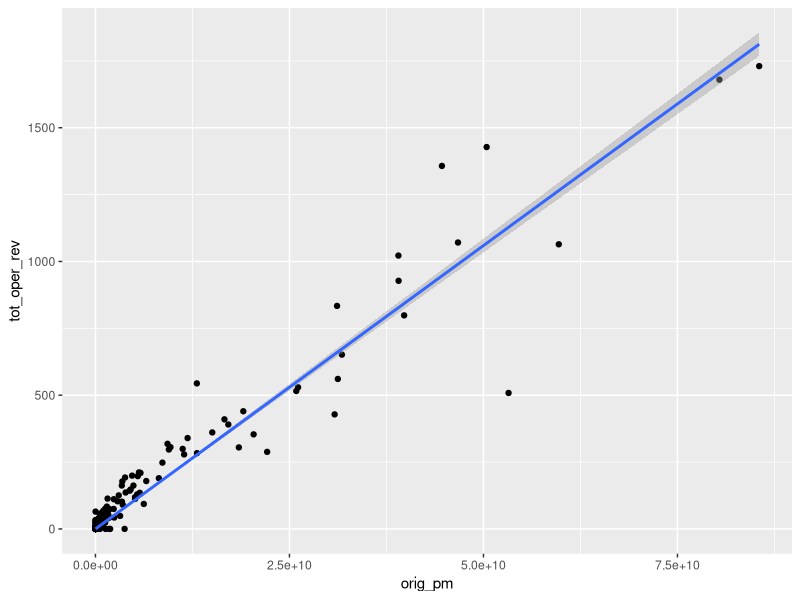
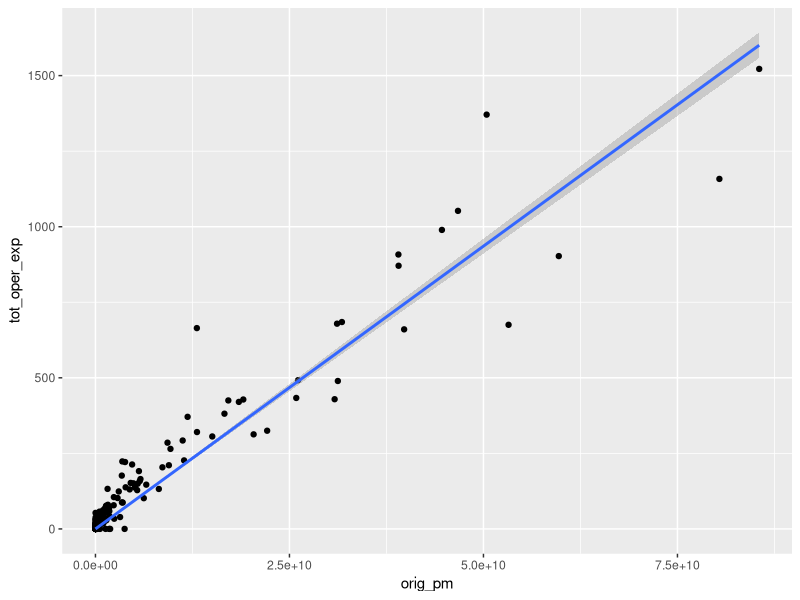
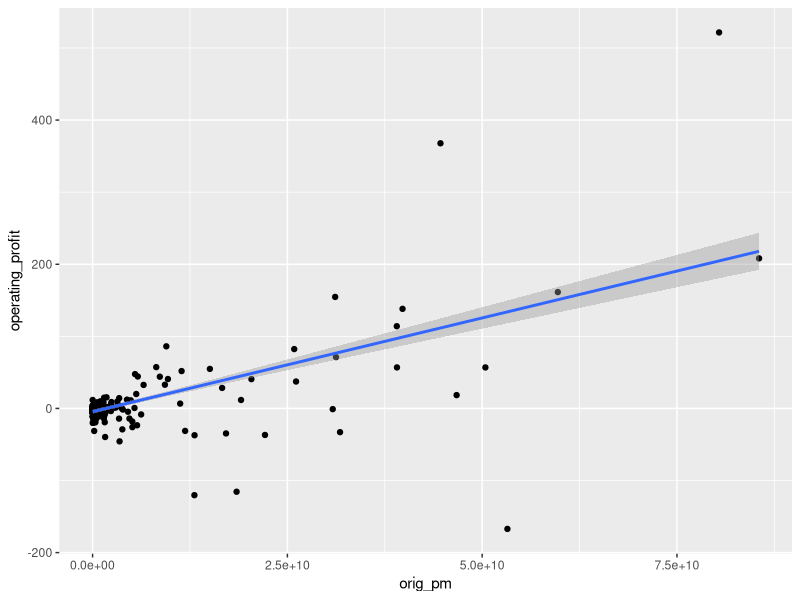
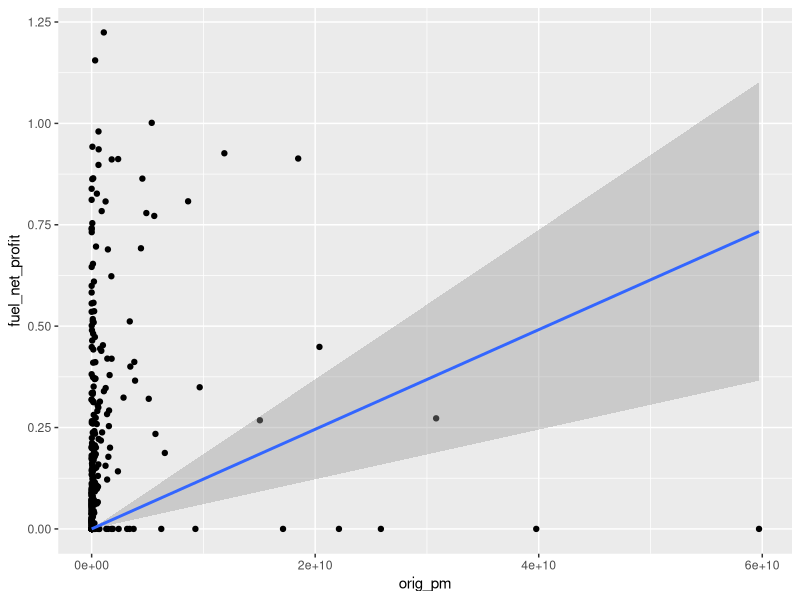
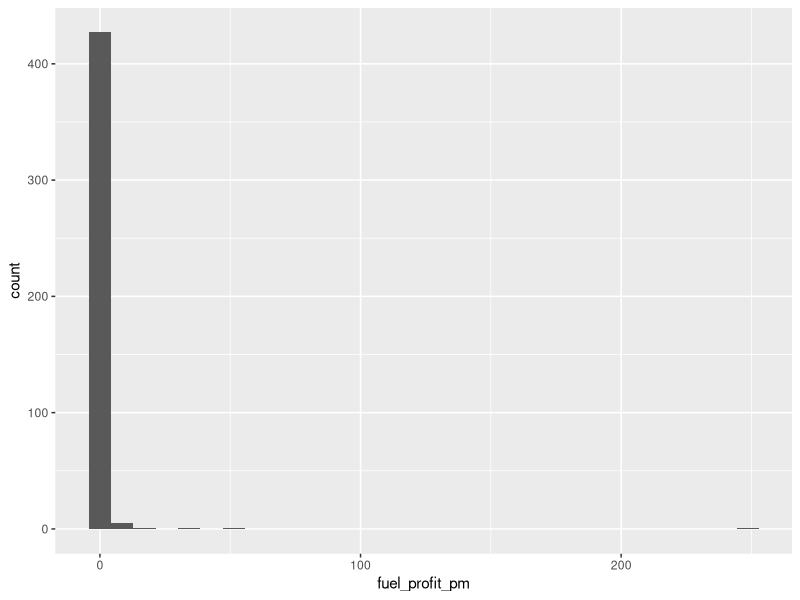

Reproduce these figures in R, in order.
## ---- chunk 1
rm(list = ls())
library(tidyverse)

airport_pm <- read_csv("./data/airports/airport_pm.csv")
fin <- read_csv("./data/airports/airport_financials.csv")
## ---- chunk 2
fin %>%
  mutate(operating_profit = `Total Operating Revenue` - `Total Operating Expenses`) %>%
  select(LOC_ID, `Total Operating Revenue`, `Total Operating Expenses`, operating_profit, `Fuel sales net profit/loss or fuel flowage fees`) %>%
  rename(tot_oper_rev = `Total Operating Revenue`) %>%
  rename(tot_oper_exp = `Total Operating Expenses`) %>%
  rename(fuel_net_profit = `Fuel sales net profit/loss or fuel flowage fees`) -> fin_red
## ---- chunk 3
airport_pm %>% left_join(fin_red, by = join_by(AIRPORT == LOC_ID)) %>%
  filter(!is.na(operating_profit)) %>%
  mutate(tot_oper_rev = tot_oper_rev/1000000) %>%
  mutate(tot_oper_exp = tot_oper_exp/1000000) %>%
  mutate(fuel_net_profit = fuel_net_profit/1000000) %>%
  mutate(operating_profit = operating_profit/1000000) %>%
  mutate(fuel_profit_pm = fuel_net_profit/(orig_pm/1000000)) -> joined_df

summary(joined_df)
## ---- chunk 4
summary(joined_df$orig_pm)
## ---- chunk 5
# Remove passenger-mile outliers


# Remove outliers with extreme profit/loss
#joined_df <- joined_df %>%
#  filter(tot_oper_rev>0, tot_oper_exp>0) 

#prof_outliers <- boxplot(joined_df$prof_loss, plot=FALSE)$out
#joined_df <- joined_df[-which(joined_df$prof_loss %in% prof_outliers),]
## ---- chunk 6
summary(joined_df$orig_pm)
## ---- chunk 7
m_rev <- lm(tot_oper_rev ~ orig_pm+0, data = joined_df)
m_rev_df <- joined_df
m_rev_df["resid"] = m_rev$residuals
rev_resid_out <- boxplot(m_rev_df$resid, plot = FALSE)$out
m_rev_df <- m_rev_df[-which(m_rev_df$resid %in% rev_resid_out), ]
## ---- chunk 8
ggplot(joined_df, aes(x = orig_pm, y = tot_oper_rev)) +
  geom_point() +
  geom_smooth(method = "lm", formula = y ~ x+0)
  
## ---- chunk 9
m_exp <- lm(tot_oper_exp ~ orig_pm+0, data = joined_df)
m_exp_df <- joined_df
m_exp_df["resid"] = m_exp$residuals
exp_resid_out <- boxplot(m_exp_df$resid, plot = FALSE)$out
m_exp_df <- m_exp_df[-which(m_exp_df$resid %in% exp_resid_out), ]
## ---- chunk 10
ggplot(joined_df, aes(x = orig_pm, y = tot_oper_exp)) +
  geom_point() +
  geom_smooth(method = "lm", formula = y ~ x+0)
## ---- chunk 11
pm_out <- boxplot(joined_df$orig_pm, plot=FALSE)$out
prof_df <- joined_df
prof_df <- prof_df[-which(prof_df$orig_pm %in% pm_out), ]

prof_df = prof_df %>%
  filter(tot_oper_rev>0, tot_oper_exp>0)

prof_out <- boxplot(prof_df$operating_profit, plot=FALSE)$out
prof_df <- prof_df[-which(prof_df$operating_profit %in% prof_out), ]

m_prof <- lm(operating_profit ~ orig_pm, data = joined_df)
summary(m_prof)

ggplot(joined_df, aes(x = orig_pm, y = operating_profit)) +
  geom_point() +
  geom_smooth(method = "lm", formula = y ~ x)
## ---- chunk 12
fuel_out <- boxplot(joined_df$fuel_net_profit, plot=FALSE)$out
fuel_df <- joined_df
fuel_df <- fuel_df[-which(fuel_df$fuel_net_profit %in% fuel_out), ]

ggplot(fuel_df, 
       aes(x = orig_pm, y = fuel_net_profit)) +
  geom_point() +
  geom_smooth(method = "lm", formula = y ~ x +0)
## ---- chunk 13
m_rev <- lm(tot_oper_rev ~ orig_pm+0, data = joined_df)
summary(m_rev)
m_exp <- lm(tot_oper_exp ~ orig_pm+0, data = joined_df)
summary(m_exp)
## ---- chunk 14
format(coef(m_rev), scientific=F)

format(coef(m_exp), scientific=F)
## ---- chunk 15
ggplot(joined_df, aes(x = fuel_profit_pm)) + 
  geom_histogram()
## ---- chunk 16
joined_df %>%
  mutate(rev_pm = tot_oper_rev / orig_pm) %>%
  mutate(exp_pm = tot_oper_exp / orig_pm) %>%
  mutate(fuel_pm = fuel_net_profit / orig_pm) %>%
  summarize(avg_rev_pm = mean(rev_pm),
            avg_exp_pm = mean(exp_pm),
            avg_fuel_pm = mean(fuel_pm)) -> sres

format(as.numeric(sres[1, "avg_rev_pm"]), scientific = F)
format(as.numeric(sres[1,"avg_exp_pm"]), scientific=F)
format(as.numeric(sres[1,"avg_fuel_pm"]), scientific = F)
## ---- chunk 17
format(as.numeric(coef(m_rev)), scientific = F)
format(as.numeric(coef(m_exp)), scientific=F)
